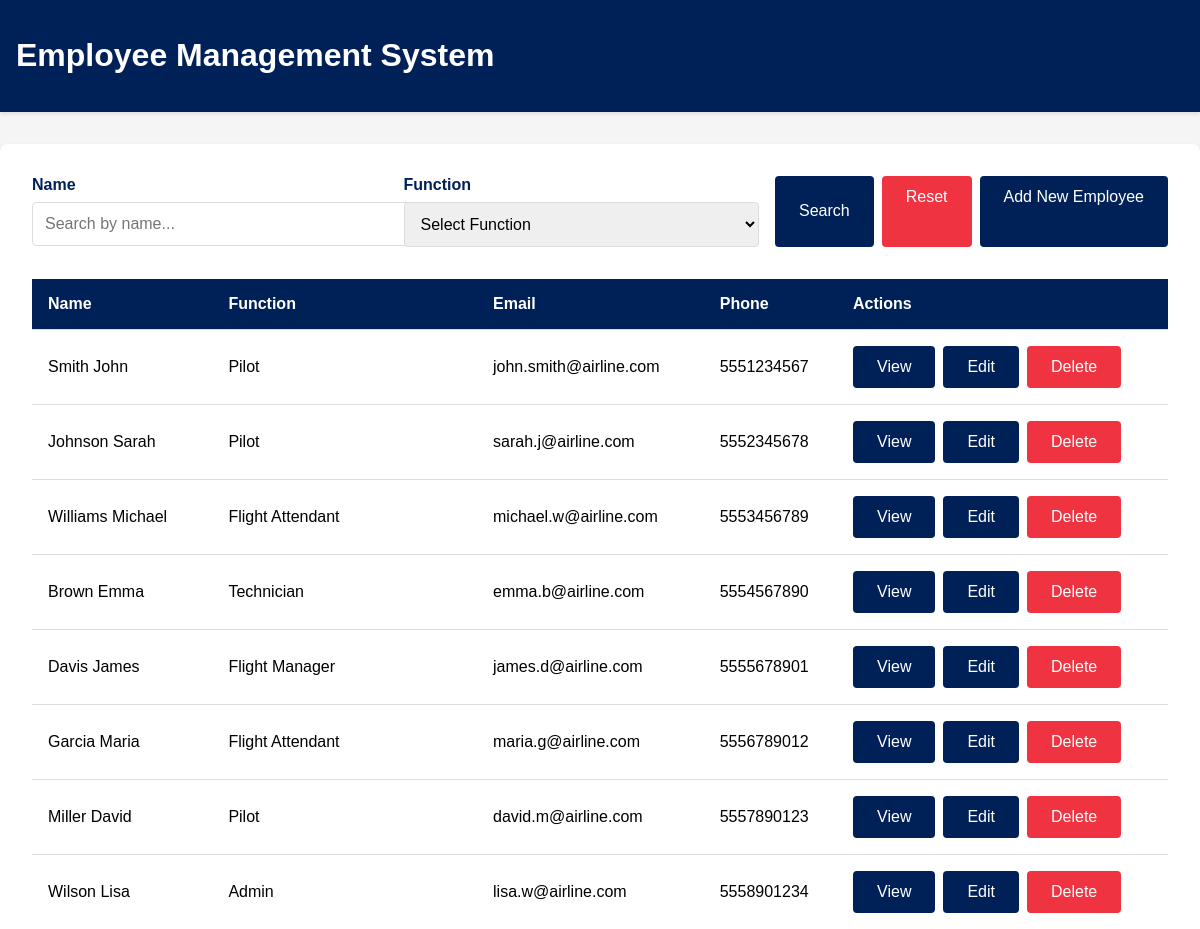
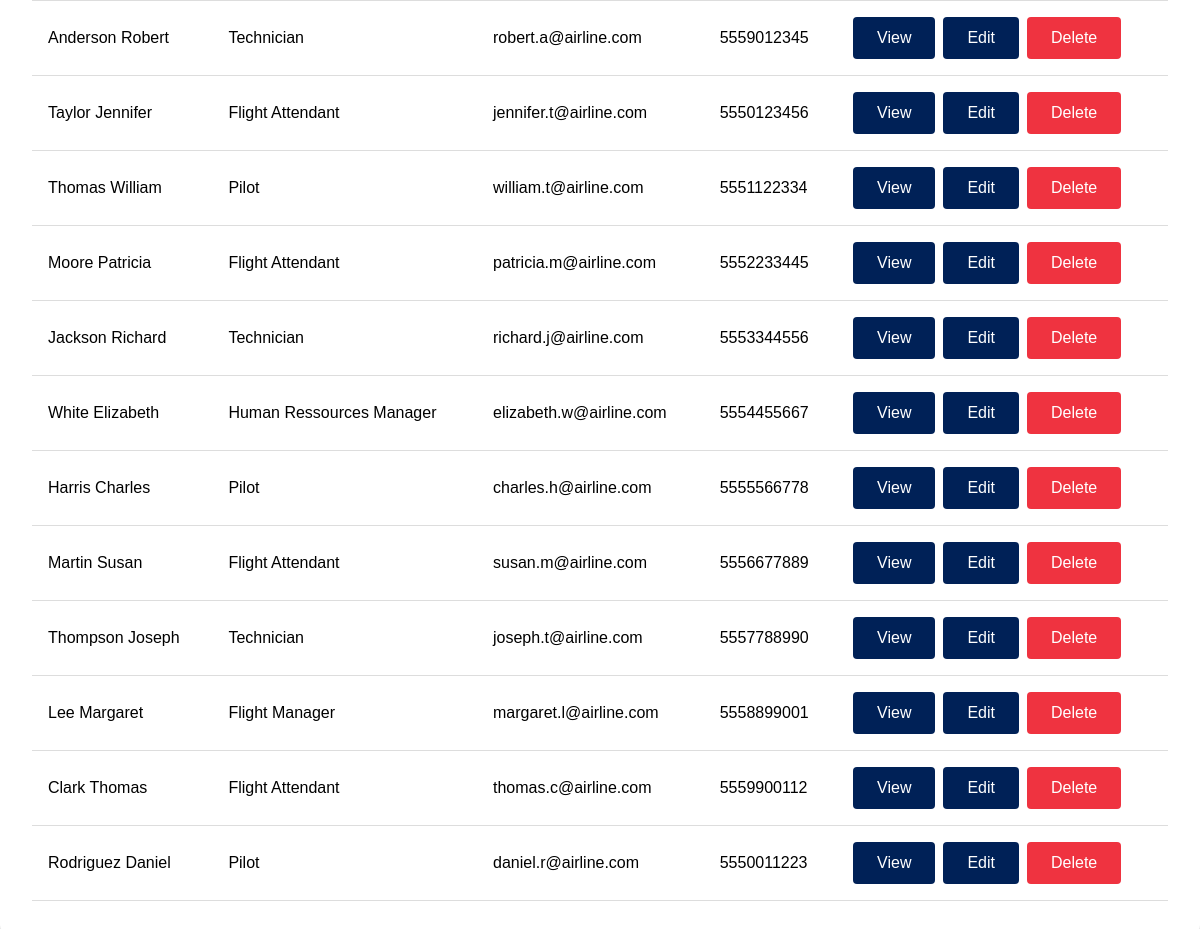
The page /hr on the database its author committed (2 pictures, top to bottom).
### tables this page shows
CREATE TABLE "employees" (
                NUMEMP INTEGER PRIMARY KEY AUTOINCREMENT NOT NULL,
                NOM TEXT NOT NULL,
                prenom TEXT,
                email TEXT NOT NULL UNIQUE,
                password TEXT NOT NULL,                      
                tel INTEGER,
                ville TEXT NOT NULL,
                adresse TEXT NOT NULL,
                salaire FLOAT NOT NULL,
                FONCTION TEXT NOT NULL CHECK (FONCTION IN ('Admin','Pilot', 'Flight Attendant', 'Technician', 'Human Ressources Manager', 'Flight Manager')),
                datemb DATE NOT NULL,
                NBMHV INTEGER DEFAULT NULL,
                NBTHV INTEGER DEFAULT NULL
            );

### routes/hr_routes.py (the view, shortened to what this page needs)
@hr_routes.route("/hr", methods=["GET", "POST"])
def hr():
    print("HR route accessed")
    action = request.args.get("action", "list")  # Default action is "list"
    employee_id = request.args.get("id", type=int)  # Get the employee ID if provided
    search_name = request.form.get("search_name", "")  # Get the search name from the form
    search_fonction = request.form.get("search_fonction", "")  # Get the selected function
    min_salary = request.form.get("min_salary", type=float)  # Get the minimum salary
    max_salary = request.form.get("max_salary", type=float)  # Get the maximum salary
    start_date = request.form.get("start_date")  # Get the start date
    end_date = request.form.get("end_date")  # Get the end date
    context = {}  # Initialize context to pass data to the template
    if action == "list":
        context["employees"] = Employee.get_all()  # Fetch all employees
        context["view"] = "list"
    elif action == "details" and employee_id:
        context["employee"] = Employee.get_by_id(employee_id)  # Fetch employee by ID
        context["view"] = "details"
    elif action == "delete" and employee_id and request.method == "POST":
        Employee.delete(employee_id)  # Delete employee
        return redirect(url_for('hr_routes.hr', action='list'))
    print(context)  # Debugging the context
    return render_template('hr.html', **context)  # Render the template with context

### models/emloyee.py (called while the page is built)
    @staticmethod
    def get_db_connection():
        conn=sqlite3.connect("airplain.db")
        conn.row_factory=sqlite3.Row
        return conn

    @staticmethod
    def get_all():
        conn=Employee.get_db_connection()
        cursor=conn.cursor()
        cursor.execute("SELECT * FROM employees ")
        rows=cursor.fetchall()
        conn.close()
        if rows:
            return rows
        return None

### templates/hr.html (shortened to what this page needs)
<!DOCTYPE html>
<html lang="en">
<head>
</head>
<body>
    <div class="header">
        <h1>Employee Management System</h1>
    </div>
    <div class="container">
        {% if view == "list" or view == "search" %}
            <form class="search-form" method="POST" action="{{ url_for('hr_routes.hr', action='search') }}">
                <div class="form-group">
                    <label for="search_name">Name</label>
                    <input type="text" name="search_name" id="search_name"
                           value="{{ search_name if search_name else '' }}"
                           placeholder="Search by name...">
                </div>
                <div class="form-group">
                    <label for="search_fonction">Function</label>
                    <select name="search_fonction" id="search_fonction">
                        <option value="">Select Function</option>
                    </select>
                </div>
                <div class="btn-group">
                    <button type="submit" class="btn">Search</button>
                    <a href="{{ url_for('hr_routes.hr', action='list') }}" class="btn btn-red">Reset</a>
                    <a href="{{ url_for('hr_routes.hr', action='create') }}" class="btn">Add New Employee</a>
                </div>
            </form>
            {% if employees %}
                <table>
                    <thead>
                        <tr>
                            <th>Name</th>
                            <th>Function</th>
                            <th>Email</th>
                            <th>Phone</th>
                            <th>Actions</th>
                        </tr>
                    </thead>
                    <tbody>
                        {% for employee in employees %}
                            <tr>
                                <td>{{ employee.NOM }} {{ employee.prenom }}</td>
                                <td>{{ employee.FONCTION }}</td>
                                <td>{{ employee.email }}</td>
                                <td>{{ employee.tel }}</td>
                                <td class="btn-group">
                                    <a href="{{ url_for('hr_routes.hr', action='details', id=employee.NUMEMP) }}" class="btn">View</a>
                                    <a href="{{ url_for('hr_routes.hr', action='update', id=employee.NUMEMP) }}" class="btn">Edit</a>
                                    <form action="{{ url_for('hr_routes.hr', action='delete', id=employee.NUMEMP) }}" method="POST" style="display:inline;">
                                        <button type="submit" class="btn btn-red" onclick="return confirm('Are you sure you want to delete this employee?')">Delete</button>
                                    </form>
                                </td>
                            </tr>
                        {% endfor %}
                    </tbody>
                </table>
            {% else %}
                <div class="no-results">
                    <h2>No employees found matching your search criteria</h2>
                </div>
            {% endif %}
        {% endif %}
    </div>
</body>
</html>

### templates/hr.html (style rules this page uses)
:root { --airfrance-blue: #002157; --airfrance-red: #EF3340; --light-gray: #f5f5f5; }
body { margin: 0; font-family: Arial, sans-serif; background: var(--light-gray); }
.header { background: var(--airfrance-blue); color: white; padding: 1rem; box-shadow: 0 2px 4px rgba(0,0,0,0.1); }
.container { background: white; padding: 2rem; margin: 2rem auto; max-width: 1200px; border-radius: 8px; box-shadow: 0 2px 4px rgba(0,0,0,0.1); }
.search-form, .form-container form { display: flex; flex-wrap: wrap; gap: 1rem; margin-bottom: 2rem; }
.form-group { flex: 1 1 300px; }
.form-group label { display: block; margin-bottom: 0.5rem; color: var(--airfrance-blue); font-weight: bold; }
input, select, textarea { width: 100%; padding: 0.75rem; border: 1px solid #ddd; border-radius: 4px; font-size: 1rem; }
.btn-group { display: flex; gap: 0.5rem; flex-wrap: wrap; }
.btn { background: var(--airfrance-blue); color: white; padding: 0.75rem 1.5rem; border: none; border-radius: 4px; cursor: pointer; text-decoration: none; font-size: 1rem; white-space: nowrap; }
.btn-red { background: var(--airfrance-red); }
table { width: 100%; border-collapse: collapse; background: white; margin-top: 2rem; }
th, td { padding: 1rem; text-align: left; border-bottom: 1px solid #ddd; }
th { background: var(--airfrance-blue); color: white; }

### rows shown on the page
employees: NOM "Smith", prenom "John", FONCTION "Pilot", email "john.smith@airline.com", tel "5551234567"
employees: NOM "Johnson", prenom "Sarah", FONCTION "Pilot", email "sarah.j@airline.com", tel "5552345678"
employees: NOM "Williams", prenom "Michael", FONCTION "Flight Attendant", email "michael.w@airline.com", tel "5553456789"
employees: NOM "Brown", prenom "Emma", FONCTION "Technician", email "emma.b@airline.com", tel "5554567890"
employees: NOM "Davis", prenom "James", FONCTION "Flight Manager", email "james.d@airline.com", tel "5555678901"
employees: NOM "Garcia", prenom "Maria", FONCTION "Flight Attendant", email "maria.g@airline.com", tel "5556789012"
employees: NOM "Miller", prenom "David", FONCTION "Pilot", email "david.m@airline.com", tel "5557890123"
employees: NOM "Wilson", prenom "Lisa", FONCTION "Admin", email "lisa.w@airline.com", tel "5558901234"
employees: NOM "Anderson", prenom "Robert", FONCTION "Technician", email "robert.a@airline.com", tel "5559012345"
employees: NOM "Taylor", prenom "Jennifer", FONCTION "Flight Attendant", email "jennifer.t@airline.com", tel "5550123456"
employees: NOM "Thomas", prenom "William", FONCTION "Pilot", email "william.t@airline.com", tel "5551122334"
employees: NOM "Moore", prenom "Patricia", FONCTION "Flight Attendant", email "patricia.m@airline.com", tel "5552233445"
employees: NOM "Jackson", prenom "Richard", FONCTION "Technician", email "richard.j@airline.com", tel "5553344556"
employees: NOM "White", prenom "Elizabeth", FONCTION "Human Ressources Manager", email "elizabeth.w@airline.com", tel "5554455667"
employees: NOM "Harris", prenom "Charles", FONCTION "Pilot", email "charles.h@airline.com", tel "5555566778"
employees: NOM "Martin", prenom "Susan", FONCTION "Flight Attendant", email "susan.m@airline.com", tel "5556677889"
employees: NOM "Thompson", prenom "Joseph", FONCTION "Technician", email "joseph.t@airline.com", tel "5557788990"
employees: NOM "Lee", prenom "Margaret", FONCTION "Flight Manager", email "margaret.l@airline.com", tel "5558899001"
employees: NOM "Clark", prenom "Thomas", FONCTION "Flight Attendant", email "thomas.c@airline.com", tel "5559900112"
employees: NOM "Rodriguez", prenom "Daniel", FONCTION "Pilot", email "daniel.r@airline.com", tel "5550011223"
